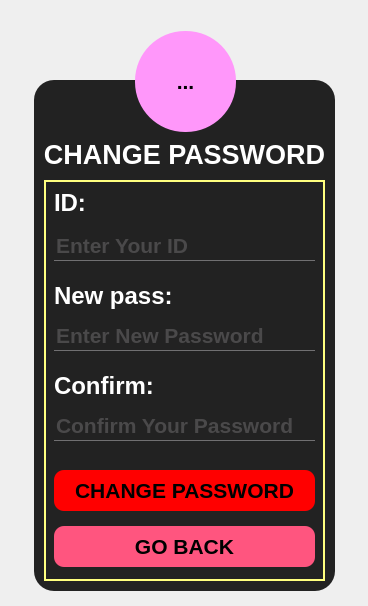
<?xml version="1.0" encoding="UTF-8"?>
<ui version="4.0">
 <class>DoiMatKhau</class>
 <widget class="QMainWindow" name="DoiMatKhau">
  <property name="geometry">
   <rect>
    <x>0</x>
    <y>0</y>
    <width>368</width>
    <height>606</height>
   </rect>
  </property>
  <property name="minimumSize">
   <size>
    <width>368</width>
    <height>200</height>
   </size>
  </property>
  <property name="maximumSize">
   <size>
    <width>500</width>
    <height>1000</height>
   </size>
  </property>
  <property name="windowTitle">
   <string>Đổi Mật Khẩu</string>
  </property>
  <property name="styleSheet">
   <string notr="true">#Form
{
	background-image: url(:/background/BACKGROUND/bg1.jpg);
}</string>
  </property>
  <widget class="QWidget" name="Form">
   <widget class="QFrame" name="frame">
    <property name="geometry">
     <rect>
      <x>34</x>
      <y>80</y>
      <width>301</width>
      <height>511</height>
     </rect>
    </property>
    <property name="styleSheet">
     <string notr="true">QFrame
{
	background-color: #222;
	border-radius: 20px
}

QPushButton
{
	background: red;
	border-radius: 10px;
}

QLineEdit
{
	background: transparent;
	border:none;
	color:#717072;
	border-bottom: 1px solid #717072;
}

QLabel
{
	color: white;
	font: 900 18pt &quot;Segoe UI&quot;;
}

QGroupBox
{
	border: 2px solid rgb(255, 255, 127);
}</string>
    </property>
    <property name="frameShape">
     <enum>QFrame::StyledPanel</enum>
    </property>
    <property name="frameShadow">
     <enum>QFrame::Raised</enum>
    </property>
    <widget class="QGroupBox" name="groupBox">
     <property name="geometry">
      <rect>
       <x>10</x>
       <y>100</y>
       <width>281</width>
       <height>401</height>
      </rect>
     </property>
     <property name="title">
      <string/>
     </property>
     <property name="flat">
      <bool>false</bool>
     </property>
     <widget class="QLabel" name="ID_LABEL">
      <property name="geometry">
       <rect>
        <x>10</x>
        <y>8</y>
        <width>41</width>
        <height>30</height>
       </rect>
      </property>
      <property name="font">
       <font>
        <family>Segoe UI</family>
        <pointsize>18</pointsize>
        <italic>false</italic>
        <bold>true</bold>
       </font>
      </property>
      <property name="text">
       <string>ID:</string>
      </property>
      <property name="alignment">
       <set>Qt::AlignLeading|Qt::AlignLeft|Qt::AlignVCenter</set>
      </property>
     </widget>
     <widget class="QLabel" name="NP_LABEL">
      <property name="geometry">
       <rect>
        <x>10</x>
        <y>100</y>
        <width>131</width>
        <height>31</height>
       </rect>
      </property>
      <property name="font">
       <font>
        <family>Segoe UI</family>
        <pointsize>18</pointsize>
        <italic>false</italic>
        <bold>true</bold>
       </font>
      </property>
      <property name="text">
       <string>New pass:</string>
      </property>
     </widget>
     <widget class="QLineEdit" name="ID_LINE">
      <property name="geometry">
       <rect>
        <x>10</x>
        <y>50</y>
        <width>261</width>
        <height>31</height>
       </rect>
      </property>
      <property name="font">
       <font>
        <pointsize>16</pointsize>
        <bold>true</bold>
       </font>
      </property>
      <property name="text">
       <string/>
      </property>
      <property name="alignment">
       <set>Qt::AlignLeading|Qt::AlignLeft|Qt::AlignVCenter</set>
      </property>
      <property name="placeholderText">
       <string>Enter Your ID</string>
      </property>
     </widget>
     <widget class="QLineEdit" name="NP_LINE">
      <property name="geometry">
       <rect>
        <x>10</x>
        <y>140</y>
        <width>261</width>
        <height>31</height>
       </rect>
      </property>
      <property name="font">
       <font>
        <pointsize>16</pointsize>
        <bold>true</bold>
       </font>
      </property>
      <property name="inputMethodHints">
       <set>Qt::ImhHiddenText|Qt::ImhNoAutoUppercase|Qt::ImhNoPredictiveText|Qt::ImhSensitiveData</set>
      </property>
      <property name="text">
       <string/>
      </property>
      <property name="echoMode">
       <enum>QLineEdit::Password</enum>
      </property>
      <property name="alignment">
       <set>Qt::AlignLeading|Qt::AlignLeft|Qt::AlignVCenter</set>
      </property>
      <property name="placeholderText">
       <string>Enter New Password</string>
      </property>
     </widget>
     <widget class="QPushButton" name="DMK_BUTTON">
      <property name="geometry">
       <rect>
        <x>10</x>
        <y>290</y>
        <width>261</width>
        <height>41</height>
       </rect>
      </property>
      <property name="font">
       <font>
        <pointsize>16</pointsize>
        <bold>true</bold>
       </font>
      </property>
      <property name="text">
       <string>CHANGE PASSWORD</string>
      </property>
      <property name="flat">
       <bool>false</bool>
      </property>
     </widget>
     <widget class="QLabel" name="CF_LABEL">
      <property name="geometry">
       <rect>
        <x>10</x>
        <y>190</y>
        <width>111</width>
        <height>31</height>
       </rect>
      </property>
      <property name="font">
       <font>
        <family>Segoe UI</family>
        <pointsize>18</pointsize>
        <italic>false</italic>
        <bold>true</bold>
       </font>
      </property>
      <property name="text">
       <string>Confirm:</string>
      </property>
     </widget>
     <widget class="QLineEdit" name="CF_LINE">
      <property name="geometry">
       <rect>
        <x>10</x>
        <y>230</y>
        <width>261</width>
        <height>31</height>
       </rect>
      </property>
      <property name="font">
       <font>
        <pointsize>16</pointsize>
        <bold>true</bold>
       </font>
      </property>
      <property name="inputMethodHints">
       <set>Qt::ImhHiddenText|Qt::ImhNoAutoUppercase|Qt::ImhNoPredictiveText|Qt::ImhSensitiveData</set>
      </property>
      <property name="text">
       <string/>
      </property>
      <property name="echoMode">
       <enum>QLineEdit::Password</enum>
      </property>
      <property name="alignment">
       <set>Qt::AlignLeading|Qt::AlignLeft|Qt::AlignVCenter</set>
      </property>
      <property name="placeholderText">
       <string>Confirm Your Password</string>
      </property>
     </widget>
     <widget class="QPushButton" name="EXIT_BUTTON">
      <property name="geometry">
       <rect>
        <x>10</x>
        <y>346</y>
        <width>261</width>
        <height>41</height>
       </rect>
      </property>
      <property name="font">
       <font>
        <pointsize>16</pointsize>
        <bold>true</bold>
       </font>
      </property>
      <property name="styleSheet">
       <string notr="true">background-color: rgb(255, 85, 127);</string>
      </property>
      <property name="text">
       <string>GO BACK</string>
      </property>
      <property name="flat">
       <bool>false</bool>
      </property>
     </widget>
    </widget>
    <widget class="QLabel" name="label">
     <property name="geometry">
      <rect>
       <x>0</x>
       <y>54</y>
       <width>301</width>
       <height>41</height>
      </rect>
     </property>
     <property name="font">
      <font>
       <family>Segoe UI</family>
       <pointsize>20</pointsize>
       <italic>false</italic>
       <bold>true</bold>
      </font>
     </property>
     <property name="autoFillBackground">
      <bool>false</bool>
     </property>
     <property name="styleSheet">
      <string notr="true">font: 900 20pt &quot;Segoe UI&quot;;</string>
     </property>
     <property name="text">
      <string>CHANGE PASSWORD</string>
     </property>
     <property name="textFormat">
      <enum>Qt::PlainText</enum>
     </property>
     <property name="alignment">
      <set>Qt::AlignCenter</set>
     </property>
    </widget>
   </widget>
   <widget class="QToolButton" name="toolButton">
    <property name="geometry">
     <rect>
      <x>135</x>
      <y>31</y>
      <width>101</width>
      <height>101</height>
     </rect>
    </property>
    <property name="font">
     <font>
      <pointsize>16</pointsize>
      <bold>true</bold>
     </font>
    </property>
    <property name="styleSheet">
     <string notr="true">QToolButton
{
	background-color: rgb(255, 151, 250);
	
	
	border-radius: 50px;;
}
</string>
    </property>
    <property name="text">
     <string>...</string>
    </property>
    <property name="icon">
     <iconset resource="ing.qrc">
      <normaloff>:/icon/ICON/reset-password.png</normaloff>:/icon/ICON/reset-password.png</iconset>
    </property>
    <property name="iconSize">
     <size>
      <width>100</width>
      <height>100</height>
     </size>
    </property>
   </widget>
  </widget>
 </widget>
 <resources>
  <include location="ing.qrc"/>
 </resources>
 <connections/>
</ui>
